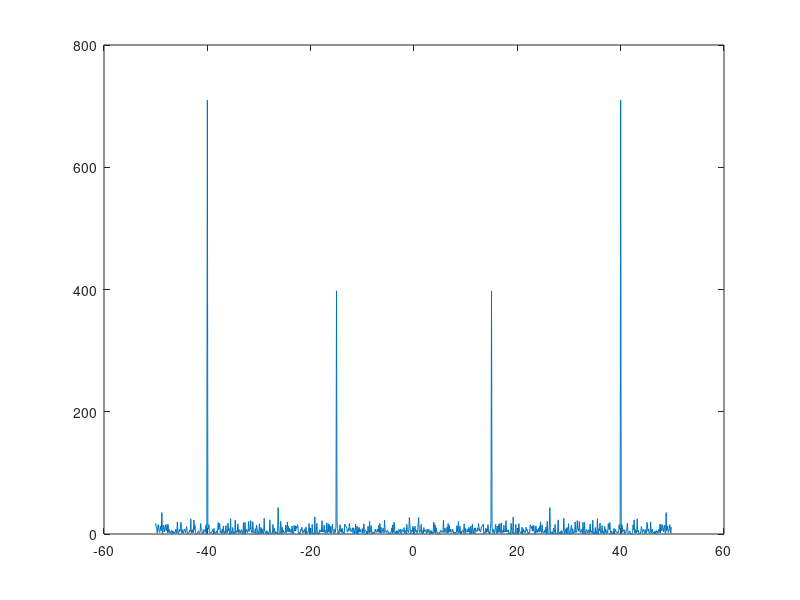

Source code (MATLAB):
clear
close all
clc


fs = 100;
t = 0:1/fs:10-1/fs;
x = 1.3 * sin(2*pi*15*t)...
    +1.7*sin(2*pi*40*(t-2))...
    +2.5*gallery('normaldata', size(t), 4);
plot(x)


Y = abs(fft(x));
n = length(x);
df = fs/n;
f = (0:n-1)*df;
power = Y.^2/n;
plot(f, power)

y0 = fftshift(Y);
f0 = (-n/2:n/2-1)*df;
power0 = y0.^2/n;
plot(f0, power0)

